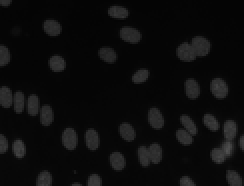
#> input picture Q6.png, 122 x 93 px, shrunk from 269 x 205 before the run (shown 2 times larger)
$ python q5_6.py   (older library calls are emulated)
#> lines starting #> are read from the running program, lines starting #| are printed output that depends on the picture; after the words box and inside, x2 and y2 are one past the last pixel; in counts of white or black regions, pixels touching at a corner belong together
#> in q4_end_to_end, img is the input picture: shape (93, 122, 3); min 4, max 81, mean 12.5
### q4.py
import numpy as np
import matplotlib.pyplot as plt
import cv2


def gaussian_kernel(std):
    '''
    Creates a 2D gaussian kernel, given a standard deviation.

    std: standard deviation of gaussian (isotropic)
    '''
#> called with std = 1

    gaussian_pdf = lambda x: 1/(np.sqrt(2*np.pi * std**2)) * np.exp(-x**2/(std**2 * 2))

    num_stds = 3
    dimension = int(2*(np.ceil(std)*num_stds) + 1)
    center = std *num_stds
    gaussian_1D = np.zeros((dimension, 1))

    for i in range(dimension):
        p_x = gaussian_pdf(i-center)
        gaussian_1D[i] = p_x

    gaussian_2D = gaussian_1D @ gaussian_1D.T
    gaussian_2D /= gaussian_2D.sum()

    return gaussian_2D

def display_image(img, cmap=None):
    '''
    Plots image.
    '''
    plt.cla()

    if cmap:
        plt.imshow(img, cmap='gray')
    else:
        plt.imshow(img)

def convolution(img, filter):
    '''
    Convolves an image (h x w) with a filter (k x k).

    img: array of (h x w x channels)
    filter: array of (k x k)
    '''
    h, w, channels = img.shape
#> h = 93; w = 122; channels = 3
    k = filter.shape[0]
#> k = 7

    padding = int((k-1)/2)
#> padding = 3
    padded_image = np.zeros((h + padding*2, w + padding*2, channels), int)
    padded_image[padding:-padding, padding:-padding, :] = img

    output = np.zeros((h, w, channels), int)
    filter = filter[..., np.newaxis]

    # just to be consistent
    filter = np.flip(filter, 0)
    filter = np.flip(filter, 1)

    for x in range(h):
        for y in range(w):
            output[x, y, :] = (filter * padded_image[x: x+k, y:y+k]).sum(axis=(0, 1)).astype(int)

    return output

def sobel_kernels():
    '''
    Returns Sobel kernels for calculating image gradient for dx and dy.
    '''
    x_kernel = np.array([
        [-1, 0, 1],
        [-2, 0, 2],
        [-1, 0, 1]
        ], int)
#> x_kernel = [[-1, 0, 1], [-2, 0, 2], [-1, 0, 1]]
    y_kernel = np.array([
        [-1, -2, -1],
        [0, 0, 0],
        [1, 2, 1]
        ], int)
#> y_kernel = [[-1, -2, -1], [0, 0, 0], [1, 2, 1]]


    return x_kernel, y_kernel

def get_grad_magnitude(img):
    '''
    Computes gradient of image and returns gradient magnitude image.

    img: array of (h x w x channels)
    '''
    img_gray = cv2.cvtColor(np.float32(img), cv2.COLOR_RGB2GRAY)[..., np.newaxis]

    sobel_x, sobel_y = sobel_kernels()
#> sobel_x = [[-1, 0, 1], [-2, 0, 2], [-1, 0, 1]]; sobel_y = [[-1, -2, -1], [0, 0, 0], [1, 2, 1]]

    grad_x = convolution(img_gray, sobel_x)
    grad_y = convolution(img_gray, sobel_y)

    grad_mag = np.sqrt(grad_x**2 + grad_y**2)

    return grad_mag

def threshold(gradient_img, eps=3):
#> called with eps = 3
    t_curr = gradient_img.mean()
#> t_curr = 22.59
    t_prev = t_curr + eps + 1
#> t_prev = 26.59

    i = 0
    while abs(t_curr - t_prev) > eps:
        lower = gradient_img[gradient_img < t_curr]
        upper = gradient_img[gradient_img >= t_curr]

        mean_lower = lower.mean()
        mean_upper = upper.mean()

        t_prev = t_curr
        t_curr = (mean_lower + mean_upper)/2
        i += 1
#> this loop made 3 passes
#> (mean_lower, mean_upper, t_prev, t_curr) on passes 1 to 3: (3.96, 62.51, 22.59, 33.23), (5.57, 69.27, 33.23, 37.42), (6.37, 72.05, 37.42, 39.21)
#> after the loop, i = 3


    edge = np.zeros(gradient_img.shape, int)
    edge[gradient_img >= t_curr] = 255

    return edge

def q4_end_to_end(path, name, gaussian_k=3, eps=3):
    print('Q4 Edge Detection for ', path)
    img = cv2.imread(path)[..., ::-1]

    blurred = convolution(img, gaussian_kernel(gaussian_k))
    display_image(blurred)
    plt.savefig('images/q4_blurred_' + name + '.png')

    grad_img = get_grad_magnitude(blurred)
    display_image(grad_img, 'gray')
    plt.savefig('images/q4_gradient_' + name + '.png')

    output = threshold(grad_img, eps)
#> output: shape (93, 122, 1) int64; 24.1% white; 25 white regions, largest, box (x1, y1, x2, y2) and area: (100, 55, 122, 83) 334, (0, 42, 28, 64) 273, (87, 17, 107, 32) 155
    display_image(output, 'gray')
    plt.savefig('images/q4_edges_' + name + '.png')

    return img, blurred, grad_img, output

# [38 lines left out: functions q4_step1, testing, not called in this run]


# [6 lines that do not run on import are left out]

### q5_6.py
import numpy as np

import q4

def connected_components(edge_image):
    '''
    Returns labelled image of componenets
    '''

    labels = np.zeros(edge_image.shape, int)

    curr_label = 0

    for x in range(edge_image.shape[0]):
        for y in range(edge_image.shape[1]):
            queue = []
            curr_label += 1

            pixel = edge_image[x, y, 0]
            label = labels[x, y, 0]

            if pixel > 0 and label == 0:
                labels[x][y][0] = curr_label
                queue.append((x, y))
            else:
                continue

            while len(queue) > 0:
                x, y = queue.pop(0)

                neighbour_coords = [-1, 0, 1]
                for i in neighbour_coords:
                    for j in neighbour_coords:
                        if (x+i >= 0 and y+j>= 0) and (x+i < labels.shape[0] and y+j < labels.shape[1]):
                            neighbour_pixel = edge_image[x+i, y+j, 0]
                            neighbour_label = labels[x+i, y+j, 0]

                            if neighbour_pixel > 0 and neighbour_label == 0:
                                labels[x+i][y+j] = curr_label
                                queue.append((x+i, y+j))
                            else:
                                continue
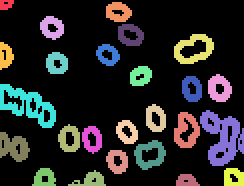
#> labels: shape (93, 122, 1) int64 (shown 2 times larger); 26 distinct labels, from 0 to 10361; one colour per label, 0 black
#> after the loop, curr_label = 11346
    return labels


def q5_end_to_end(path, sigma=1, eps=3):
    img, blurred, grad_img, output = q4.q4_end_to_end(path, 'q5_std' + str(sigma), sigma, eps)
    labels = connected_components(output)
    return print('Num of Components: {}, sigma = {}, eps = {}'.format(len(np.unique(labels)), sigma, eps))
#| Num of Components: 26, sigma = 1, eps = 3

if __name__ == '__main__':
    q5_end_to_end('Q6.png', sigma=1, eps=3)
    q5_end_to_end('Q6.png', sigma=2, eps=3)
#> call 2 of q4_end_to_end, with path = 'Q6.png', name = 'q5_std2', gaussian_k = 2, eps = 3
#> the loop in threshold (call 2), `while abs(t_curr - t_prev) > eps:` made 2 passes
#> (mean_lower, mean_upper, t_prev, t_curr, i) on passes 1 to 2: (4.56, 38.86, 18.05, 21.71, 1), (5.59, 41.19, 21.71, 23.39, 2)
#> in q4_end_to_end (call 2), `output = threshold(grad_img, eps)`:
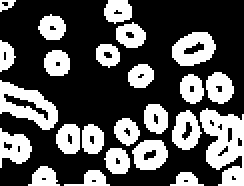
#> output: shape (93, 122, 1) int64 (shown 2 times larger); 33.6% white; 24 white regions, largest, box (x1, y1, x2, y2) and area: (100, 54, 122, 93) 536, (0, 40, 29, 65) 355, (86, 16, 108, 33) 252
#> after the loop in connected_components (call 2), `for x in range(edge_image.shape[0]):`:
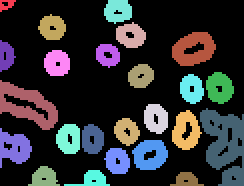
#> labels: shape (93, 122, 1) int64 (shown 2 times larger); 25 distinct labels, from 0 to 9084; one colour per label, 0 black
#| Num of Components: 25, sigma = 2, eps = 3
    q5_end_to_end('Q6.png', sigma=3, eps=3)
#> in convolution (call 7), `padding = int((k-1)/2)`: padding = 9
#> after the loop in convolution (call 7), `for x in range(h):`:
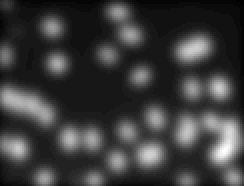
#> output: shape (93, 122, 3) int64 (shown 2 times larger); min 1, max 45, mean 11.4; drawn with min black and max white
#> in convolution (call 8), `padding = int((k-1)/2)`: padding = 1
#> after the loop in convolution (call 8), `for x in range(h):`:
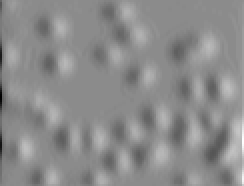
#> output: shape (93, 122, 1) int64 (shown 2 times larger); min -102, max 84, mean 0.1; drawn with min black and max white
#> in get_grad_magnitude (call 3), `grad_mag = np.sqrt(grad_x**2 + grad_y**2)`:
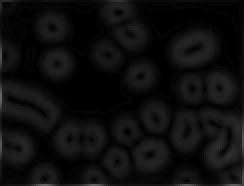
#> grad_mag: shape (93, 122, 1) float64 (shown 2 times larger); min 0, max 102, mean 13.7
#> in q4_end_to_end (call 3), `output = threshold(grad_img, eps)`: output: shape (93, 122, 1) int64; 41.7% white; 16 white regions (1 under 20 px), largest, box (x1, y1, x2, y2) and area: (2, 40, 122, 93) 1236, (0, 16, 30, 91) 796, (27, 60, 53, 78) 343
#> after the loop in connected_components (call 3), `for x in range(edge_image.shape[0]):`:
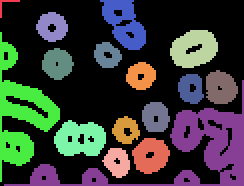
#> labels: shape (93, 122, 1) int64 (shown 2 times larger); 17 distinct labels, from 0 to 7374; one colour per label, 0 black
#> after the loop in connected_components (call 3), `for x in range(edge_image.shape[0]):`: curr_label = 11346
#| Num of Components: 17, sigma = 3, eps = 3
